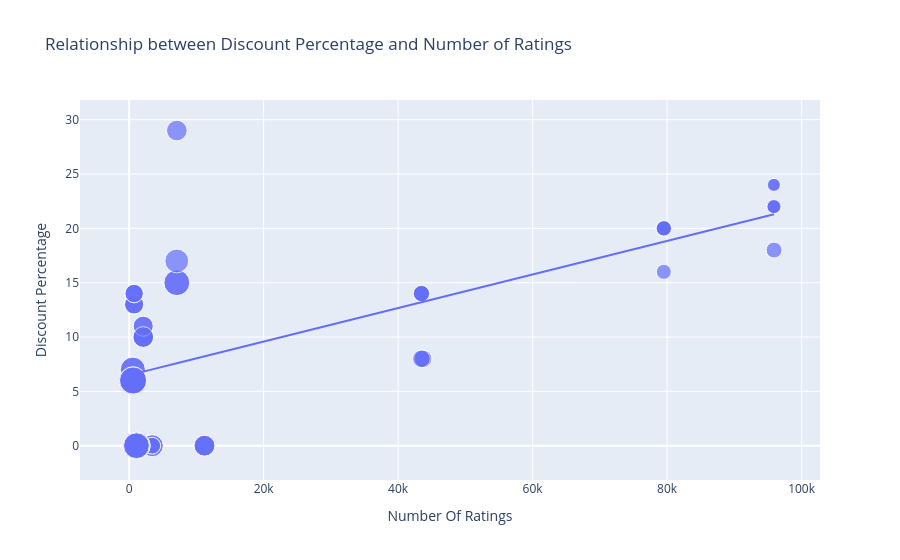

Notebook source saved alongside this figure:
### Code cell
figure = px.scatter(df,x = "Number Of Ratings",y="Discount Percentage",size ="Sale Price",trendline="ols",title="Relationship between Discount Percentage and Number of Ratings")
figure.show()

### Figure 1 — Plotly figure (JSON) as saved in the notebook; plotly's stock layout.template omitted (floating-point values rounded to 4 significant figures)
{"data": [{"hovertemplate": "Number Of Ratings=%{x}<br>Discount Percentage=%{y}<br>Sale Price=%{marker.size}<extra></extra>", "legendgroup": "", "marker": {"color": "#636efa", "size": [49900, 84900, 84900, 77000, 77000, 49900, 49900, 77000, 89900, 41999, 39999, 41999, 41999, 41999, 131900, 117100, 131900, 117100, 74999, 117900, 117100, 117900, 99900, 44999, 140900, 130900, 64900, 120900, 59900, 75900, 110900, 130900, 120900, 64900, 64900, 75900, 75900, 120900, 59900, 120900, 75900, 140900, 70900, 70900, 75900, 59900, 110900, 120900, 130900, 130900, 54999, 54999, 29999, 34999, 34999, 34999, 54999, 29999, 46999, 46999, 46999, 46999], "sizemode": "area", "sizeref": 352.2, "symbol": "circle"}, "mode": "markers", "name": "", "orientation": "v", "showlegend": false, "type": "scatter", "x": [3431, 3431, 3431, 11202, 11202, 3431, 3431, 11202, 1454, 79512, 79512, 79582, 79512, 79512, 1078, 1078, 1078, 1078, 7088, 7088, 1078, 7088, 7081, 95909, 542, 580, 740, 545, 740, 2101, 545, 580, 580, 730, 730, 2101, 2101, 580, 740, 580, 2092, 545, 2101, 2092, 2101, 740, 545, 580, 580, 580, 43707, 43707, 95807, 95909, 95807, 95909, 43470, 95909, 43470, 43470, 43470, 43470], "xaxis": "x", "y": [0, 0, 0, 0, 0, 0, 0, 0, 0, 20, 16, 20, 20, 20, 0, 0, 0, 0, 29, 15, 0, 15, 17, 18, 6, 6, 13, 6, 14, 10, 7, 6, 6, 13, 13, 10, 10, 6, 14, 6, 10, 6, 11, 11, 10, 14, 7, 6, 6, 6, 8, 8, 24, 22, 22, 22, 8, 24, 14, 14, 14, 14], "yaxis": "y"}, {"hovertemplate": "<b>OLS trendline</b><br>Discount Percentage = 0.000154292 * Number Of Ratings + 6.49233<br>R<sup>2</sup>=0.468988<br><br>Number Of Ratings=%{x}<br>Discount Percentage=%{y} <b>(trend)</b><extra></extra>", "legendgroup": "", "marker": {"color": "#636efa", "symbol": "circle"}, "mode": "lines", "name": "", "showlegend": false, "type": "scatter", "x": [542, 545, 545, 545, 545, 580, 580, 580, 580, 580, 580, 580, 580, 730, 730, 740, 740, 740, 740, 1078, 1078, 1078, 1078, 1078, 1454, 2092, 2092, 2101, 2101, 2101, 2101, 2101, 3431, 3431, 3431, 3431, 3431, 7081, 7088, 7088, 7088, 11202, 11202, 11202, 43470, 43470, 43470, 43470, 43470, 43707, 43707, 79512, 79512, 79512, 79512, 79582, 95807, 95807, 95909, 95909, 95909, 95909], "xaxis": "x", "y": [6.576, 6.576, 6.576, 6.576, 6.576, 6.582, 6.582, 6.582, 6.582, 6.582, 6.582, 6.582, 6.582, 6.605, 6.605, 6.607, 6.607, 6.607, 6.607, 6.659, 6.659, 6.659, 6.659, 6.659, 6.717, 6.815, 6.815, 6.816, 6.816, 6.816, 6.816, 6.816, 7.022, 7.022, 7.022, 7.022, 7.022, 7.585, 7.586, 7.586, 7.586, 8.221, 8.221, 8.221, 13.2, 13.2, 13.2, 13.2, 13.2, 13.24, 13.24, 18.76, 18.76, 18.76, 18.76, 18.77, 21.27, 21.27, 21.29, 21.29, 21.29, 21.29], "yaxis": "y"}], "layout": {"legend": {"itemsizing": "constant", "tracegroupgap": 0}, "title": {"text": "Relationship between Discount Percentage and Number of Ratings"}, "xaxis": {"anchor": "y", "domain": [0, 1], "title": {"text": "Number Of Ratings"}}, "yaxis": {"anchor": "x", "domain": [0, 1], "title": {"text": "Discount Percentage"}}}}
